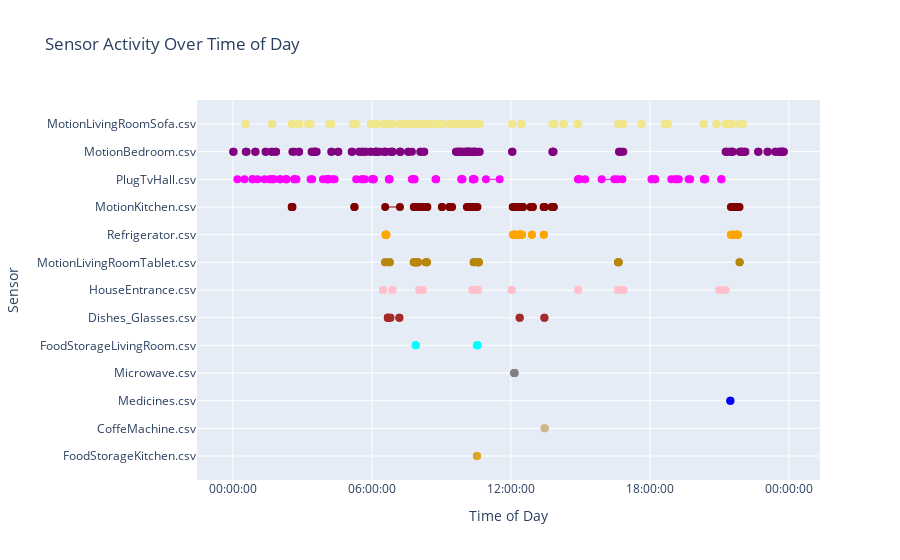

Notebook code for this chart:
### Code cell
df = pd.DataFrame(plot_data)
df['start_time'] = pd.to_datetime(df['start_time'])
df['end_time'] = pd.to_datetime(df['end_time'])

df['start_time_of_day'] = df['start_time'].dt.time # I will not use it
df['end_time_of_day'] = df['end_time'].dt.time # I will not use it because a sensor activation may go beyond a day, so date changes, so it is better to keep only start-time

# Sort the DataFrame by both start_time and end_time
df = df.sort_values(by=['start_time', 'end_time'])

# Initialize the plot
fig = go.Figure()

# Add points to the plot
for _, row in df.iterrows():
    sensor = row['sensor']
    color = color_map.get(sensor, 'black')
    # Plot the start and end time points
    fig.add_trace(go.Scatter(
        x=[row['start_time'], row['end_time']],
        y=[row['sensor'], row['sensor']],
        mode='markers+lines',
        marker=dict(size=8, color=color),
        line=dict(width=1, color=color),
        name=row['sensor'],
        showlegend=False
    ))

# Update layout
fig.update_layout(
    title="Sensor Activity Over Time of Day",
    xaxis_title='Time of Day',
    yaxis_title='Sensor',
    xaxis=dict(tickformat='%H:%M:%S', title='Time of Day'),
    yaxis=dict(title='Sensor', categoryorder='total ascending'),
    showlegend=False
)

# Show plot
fig.show()
